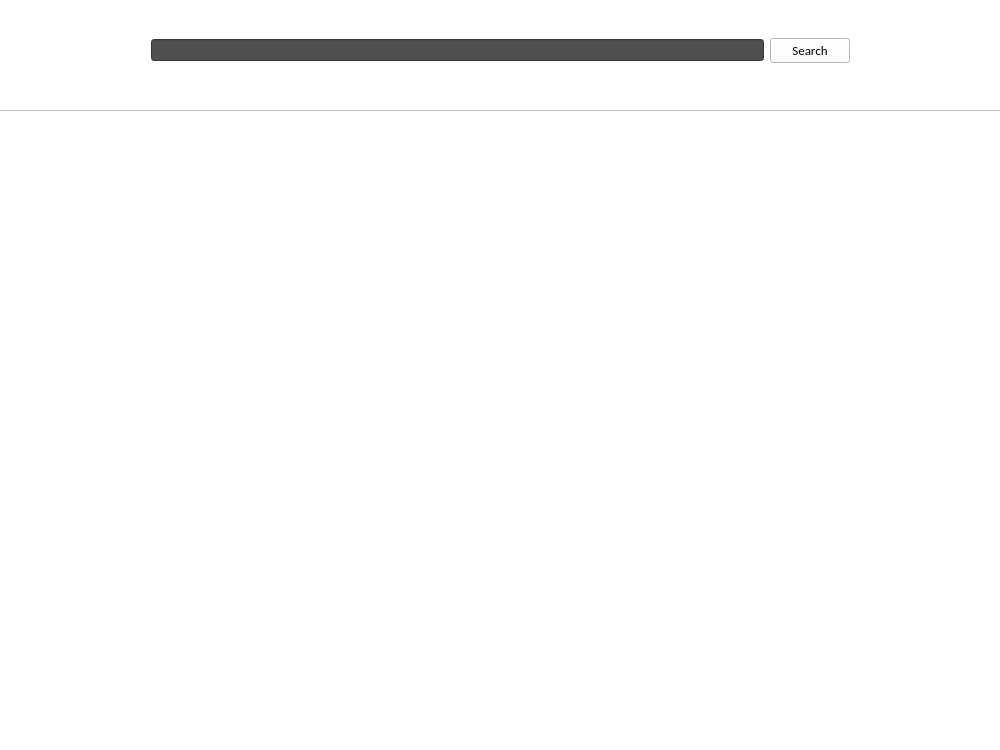
<?xml version="1.0" encoding="UTF-8"?>
<ui version="4.0">
 <class>MainWindow</class>
 <widget class="QMainWindow" name="MainWindow">
  <property name="geometry">
   <rect>
    <x>0</x>
    <y>0</y>
    <width>1000</width>
    <height>750</height>
   </rect>
  </property>
  <property name="windowTitle">
   <string>我爱我挖</string>
  </property>
  <widget class="QWidget" name="centralWidget">
   <property name="styleSheet">
    <string notr="true">QWidget { 
background-color: white
}</string>
   </property>
   <widget class="QWidget" name="horizontalLayoutWidget">
    <property name="geometry">
     <rect>
      <x>140</x>
      <y>0</y>
      <width>721</width>
      <height>101</height>
     </rect>
    </property>
    <layout class="QHBoxLayout" name="horizontalLayout">
     <item>
      <widget class="QLineEdit" name="lineEdit">
       <property name="contextMenuPolicy">
        <enum>Qt::DefaultContextMenu</enum>
       </property>
       <property name="styleSheet">
        <string notr="true">background-color: rgb(79, 79, 79);
color: white;
font: 12pt &quot;宋体&quot;;</string>
       </property>
      </widget>
     </item>
     <item>
      <widget class="QPushButton" name="pushButton">
       <property name="font">
        <font>
         <family>Calibri</family>
         <pointsize>10</pointsize>
        </font>
       </property>
       <property name="cursor">
        <cursorShape>PointingHandCursor</cursorShape>
       </property>
       <property name="focusPolicy">
        <enum>Qt::StrongFocus</enum>
       </property>
       <property name="autoFillBackground">
        <bool>false</bool>
       </property>
       <property name="styleSheet">
        <string notr="true"/>
       </property>
       <property name="text">
        <string>Search</string>
       </property>
      </widget>
     </item>
    </layout>
   </widget>
   <widget class="QScrollArea" name="scrollArea">
    <property name="geometry">
     <rect>
      <x>-10</x>
      <y>110</y>
      <width>1011</width>
      <height>641</height>
     </rect>
    </property>
    <property name="sizePolicy">
     <sizepolicy hsizetype="Expanding" vsizetype="Expanding">
      <horstretch>0</horstretch>
      <verstretch>0</verstretch>
     </sizepolicy>
    </property>
    <property name="styleSheet">
     <string notr="true">font: 11pt &quot;宋体&quot;;</string>
    </property>
    <property name="widgetResizable">
     <bool>true</bool>
    </property>
    <widget class="QWidget" name="scrollAreaWidgetContents">
     <property name="geometry">
      <rect>
       <x>0</x>
       <y>0</y>
       <width>1009</width>
       <height>639</height>
      </rect>
     </property>
    </widget>
   </widget>
  </widget>
 </widget>
 <layoutdefault spacing="6" margin="11"/>
 <resources/>
 <connections/>
</ui>
